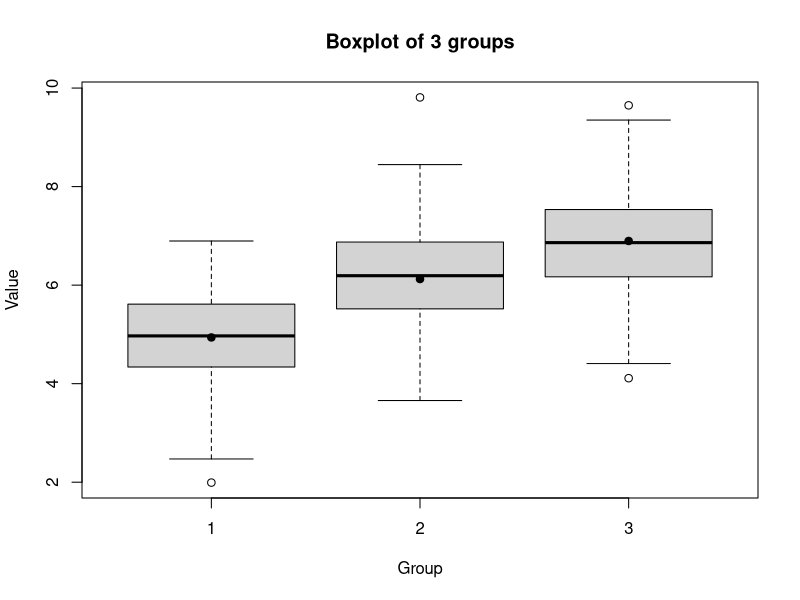
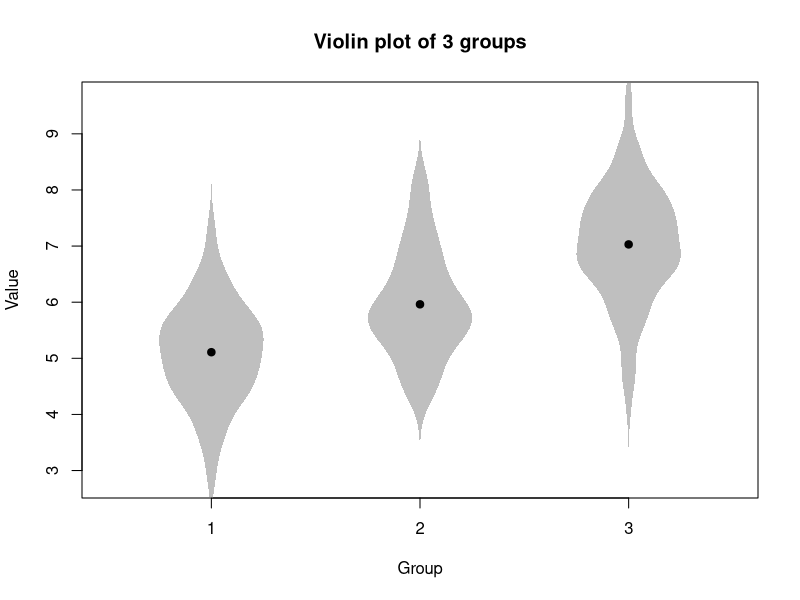
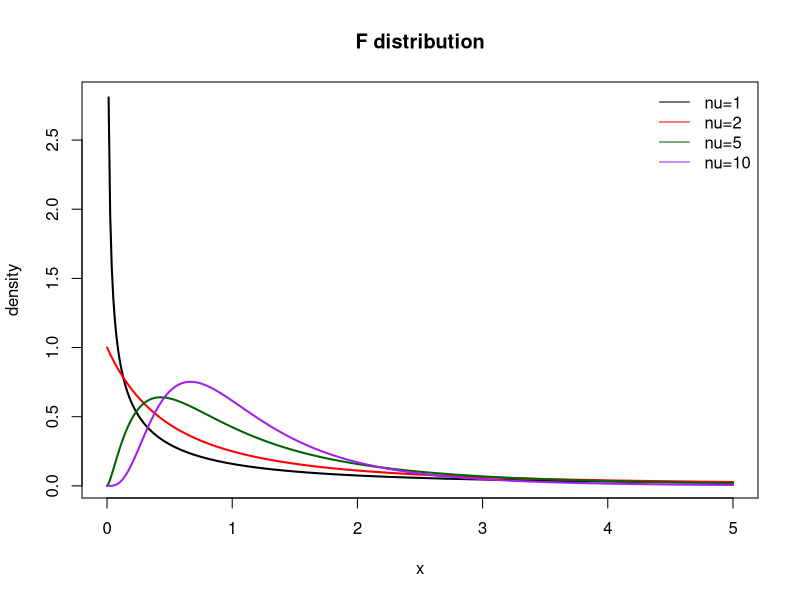
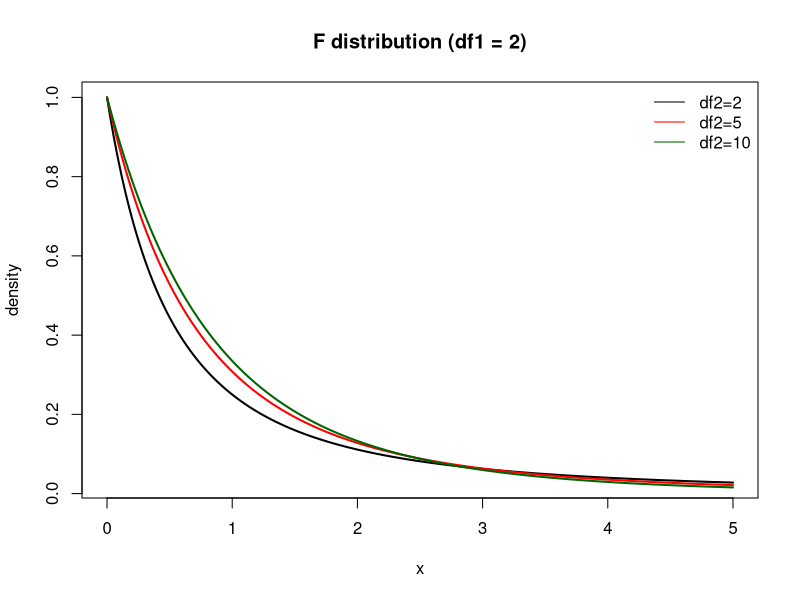

Write R code to recreate these figures, in order. (Note: this script raises an error after producing the figures.)
############################################################
# ABtest05.R
# ipynb → R 完全変換（全コード＋丁寧な日本語コメント）
# テーマ：多群比較・分散分析（ANOVA）・F分布
############################################################


############################################################
# Section 1：K群へのランダム割り当て
############################################################

set.seed(1)

n <- 300        # 全サンプル数
K <- 3          # 群の数（3群）

# 各群に同じ人数が割り当たるようにランダム化
group <- sample(rep(1:K, n / K))
print(group)


############################################################
# Section 2：群ごとに平均が異なるデータ生成
############################################################

# 群ごとに平均値を変える（例：群1=5, 群2=6, 群3=7）
mu <- c(5, 6, 7)

# 観測値 y を生成（正規分布）
y <- rnorm(n, mean = mu[group], sd = 1)

# 群3のデータを確認
y[group == 3]


############################################################
# Section 3：群ごとの要約統計量（sapply）
############################################################

# group ごとにデータを分ける
by_grp <- split(y, group)

# 群ごとのサンプルサイズ
n_g <- sapply(by_grp, length)

# 群ごとの平均
mean_g <- sapply(by_grp, mean)

# 群ごとの標準偏差
sd_g <- sapply(by_grp, sd)

# 表にまとめる
summary_table <- data.frame(
  n = n_g,
  mean = mean_g,
  sd = sd_g
)

print(summary_table)

# → 群ごとに平均値が異なっていることが確認できる


############################################################
# Section 4：3群比較（箱ひげ図）
############################################################

boxplot(y ~ factor(group),
        xlab = "Group",
        ylab = "Value",
        main = "Boxplot of 3 groups")

# 平均値を黒点で重ねる
points(1:3, tapply(y, group, mean), pch = 19)


############################################################
# Section 5：バイオリンプロット（参考）
############################################################

set.seed(1)

n <- 300
g <- rep(1:3, each = 100)
y <- rnorm(n, mean = mu[g], sd = 1)

vioplot <- function(x, at){
  d <- density(x)
  d$y <- d$y / max(d$y) * 0.25
  polygon(c(at - d$y, rev(at + d$y)),
          c(d$x, rev(d$x)),
          border = NA, col = rgb(0.5, 0.5, 0.5, 0.5))
}

plot(NULL, xlim = c(0.5, 3.5), ylim = range(y),
     xaxt = "n", xlab = "Group", ylab = "Value",
     main = "Violin plot of 3 groups")
axis(1, at = 1:3)

for(i in 1:3){
  vioplot(y[g == i], i)
}

points(1:3, tapply(y, g, mean), pch = 19)


############################################################
# Section 6：F分布の可視化（自由度を変える）
############################################################

x <- seq(0, 5, length = 400)

# df1 = df2 = nu
plot(x, df(x, 1, 1), type = "l", lwd = 2,
     ylab = "density", main = "F distribution")
lines(x, df(x, 2, 2), col = "red", lwd = 2)
lines(x, df(x, 5, 5), col = "darkgreen", lwd = 2)
lines(x, df(x, 10, 10), col = "purple", lwd = 2)

legend("topright",
       legend = c("nu=1", "nu=2", "nu=5", "nu=10"),
       col = c("black", "red", "darkgreen", "purple"),
       lty = 1, bty = "n")


############################################################
# Section 7：F分布（df1=2 固定）
############################################################

plot(x, df(x, 2, 2), type = "l", lwd = 2,
     ylab = "density", main = "F distribution (df1 = 2)")
lines(x, df(x, 2, 5), col = "red", lwd = 2)
lines(x, df(x, 2, 10), col = "darkgreen", lwd = 2)

legend("topright",
       legend = c("df2=2", "df2=5", "df2=10"),
       col = c("black", "red", "darkgreen"),
       lty = 1, bty = "n")


############################################################
# Section 8：分散分析（ANOVA）
############################################################

set.seed(1)

n <- 300
group <- sample(rep(1:3, n / 3))
y <- rnorm(n, mean = mu[group], sd = 1)

# aov(): analysis of variance
fit <- aov(y ~ factor(group))

# 結果表示
print(summary(fit))


############################################################
# Section 9：F値とp値の確認
############################################################

s <- summary(fit)[[1]]

cat("F =", s[1, "F value"],
    " p =", s[1, "Pr(>F)"], "\n")

# p値が有意水準（例：0.05）より小さければ、
# 「群間の平均には差がある」と判断する


############################################################
# Section 10：応用例（動画広告A/B/Cの滞在時間）
############################################################

# 動画A, B, C の3種類の広告を想定
set.seed(2)

n <- 300
group <- sample(rep(c("A", "B", "C"), n / 3))

# 各広告の平均滞在時間（秒）
mu_ad <- c(A = 30, B = 35, C = 40)

# 観測データ
time <- rnorm(n, mean = mu_ad[group], sd = 5)

# 分散分析
fit_ad <- aov(time ~ group)

print(summary(fit_ad))

s <- summary(fit_ad)[[1]]
cat("F =", s[1, "F value"],
    " p =", s[1, "Pr(>F)"], "\n")

# → 3広告の平均滞在時間に差があるかを検定できる
# 演習課題
boxplot(
  y ~ factor(group),
  names = c("A", "B", "C", "D"),
  ylab = "滞在時間（秒）",
  main = "動画広告ごとの滞在時間（Boxplot）"
)

# 分散分析（ANOVA）
fit <- aov(y ~ factor(group))
s <- summary(fit)[[1]]

cat(
  "F = ", s[1, "F value"],
  "  p = ", s[1, "Pr(>F)"], "\n"
)

############################################################
# 以上：ABtest05 の全コードを完全収録！
############################################################
